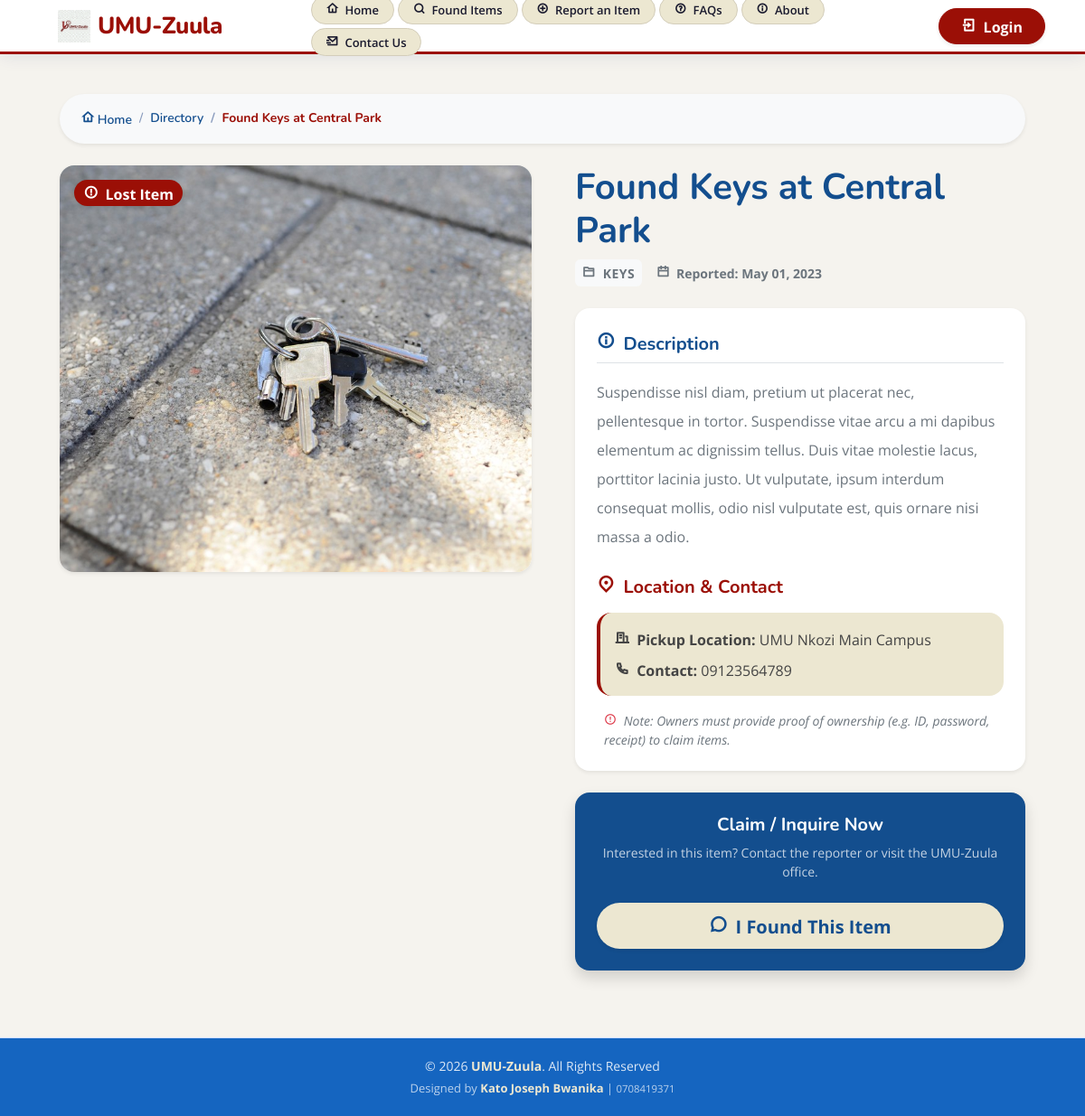
The app's page /?page=item_detail&id=1 with its own data.
### tables this page shows
CREATE TABLE `item_list` (
  `id` bigint(30) NOT NULL,
  `category_id` bigint(30) NOT NULL,
  `fullname` text NOT NULL,
  `title` text NOT NULL,
  `description` text NOT NULL,
  `contact` text NOT NULL,
  `image_path` text DEFAULT NULL,
  `status` tinyint(1) NOT NULL DEFAULT 0,
  `created_at` datetime NOT NULL DEFAULT current_timestamp(),
  `updated` datetime DEFAULT NULL ON UPDATE current_timestamp()
);

CREATE TABLE `category_list` (
  `id` bigint(30) NOT NULL,
  `name` text NOT NULL,
  `description` text NOT NULL,
  `status` tinyint(1) NOT NULL DEFAULT 1,
  `created_at` datetime NOT NULL DEFAULT current_timestamp(),
  `updated_at` datetime DEFAULT NULL ON UPDATE current_timestamp()
);

### classes/DBConnection.php (called while the page is built, shortened)
<?php
class DBConnection{
    private $host = DB_SERVER;
    private $username = DB_USERNAME;
    private $password = DB_PASSWORD;
    private $database = DB_NAME;
    public $conn;
    public $pdo;
    public function __construct(){
        if (!isset($this->conn)) {
            $this->conn = new mysqli($this->host, $this->username, $this->password, $this->database);
        }
        if (!isset($this->pdo)) {
            $dsn = "mysql:host={$this->host};dbname={$this->database};charset=utf8mb4";
            $options = [
                PDO::ATTR_ERRMODE            => PDO::ERRMODE_EXCEPTION,
                PDO::ATTR_DEFAULT_FETCH_MODE => PDO::FETCH_ASSOC,
                PDO::ATTR_EMULATE_PREPARES   => false,
            ];
            try {
                $this->pdo = new PDO($dsn, $this->username, $this->password, $options);
            } catch (\PDOException $e) {
                throw new \PDOException($e->getMessage(), (int)$e->getCode());
            }
        }
    }
}
?>

### config.php (called while the page is built, shortened)
<?php
require_once('classes/DBConnection.php');
require_once('classes/SystemSettings.php');
function validate_image($file){
    global $_settings;
	if(!empty($file)){
        $ex = explode("?",$file);
        $file = $ex[0];
        $ts = isset($ex[1]) ? "?".$ex[1] : '';
		if(is_file(base_app.$file)){
			return base_url.$file.$ts;
		}else{
			return base_url.($_settings->info('logo'));
		}
	}else{
		return base_url.($_settings->info('logo'));
	}
}
?>

### item_detail.php (the view, shortened to what this page needs)
<?php
require_once('classes/DBConnection.php');
$db = new DBConnection();
$id = isset($_GET['id']) ? (int)$_GET['id'] : 0;
$stmt = $db->pdo->prepare("SELECT i.*, c.name as category_name FROM item_list i LEFT JOIN category_list c ON i.category_id = c.id WHERE i.id = :id");
$stmt->execute([':id' => $id]);
$item = $stmt->fetch();
?>
<div class="container py-4">
    <nav aria-label="breadcrumb" class="mb-4">
        <ol class="breadcrumb bg-light p-3 rounded-pill shadow-sm px-4">
            <li class="breadcrumb-item"><a href="./" style="color:#134E8E;"><i class="ri-home-4-line"></i> Home</a></li>
            <li class="breadcrumb-item"><a href="./?page=items" style="color:#134E8E;">Directory</a></li>
            <li class="breadcrumb-item active fw-bold" aria-current="page" style="color:#9B0F06;"><?= htmlspecialchars($item['title']) ?></li>
        </ol>
    </nav>
    <div class="row g-4">
        <div class="col-lg-6">
            <div class="card border-0 shadow-sm rounded-4 overflow-hidden mb-3">
                <div class="position-absolute top-0 start-0 p-3 z-3">
                    <?php if($item['status'] == 1): ?>
                        <span class="badge rounded-pill fs-6 shadow-sm bg-danger">
                            <i class="ri-error-warning-line me-1"></i> Lost Item
                        </span>
                    <?php elseif($item['status'] == 2): ?>
                        <span class="badge rounded-pill fs-6 shadow-sm bg-success">
                            <i class="ri-checkbox-circle-line me-1"></i> Found Item
                        </span>
                    <?php elseif($item['status'] == 3): ?>
                        <span class="badge rounded-pill fs-6 shadow-sm bg-primary">
                            <i class="ri-checkbox-circle-line me-1"></i> Claimed / Resolved
                        </span>
                    <?php else: ?>
                        <span class="badge rounded-pill fs-6 shadow-sm bg-secondary">
                            <i class="ri-time-line me-1"></i> Pending Review
                        </span>
                    <?php endif; ?>
                </div>
                <?php if(!empty($item['image_path'])): ?>
                    <img src="<?= validate_image($item['image_path']) ?>" class="img-fluid w-100" style="height: 450px; object-fit: cover;">
                <?php else: ?>
                    <div class="d-flex align-items-center justify-content-center" style="height: 400px; background: #ECE7D1;">
                        <i class="ri-image-line" style="font-size: 5rem; color:#134E8E; opacity:0.3;"></i>
                    </div>
                <?php endif; ?>
            </div>
        </div>
        <div class="col-lg-6">
            <div class="ps-lg-4">
                <h1 class="fw-bold mb-2" style="color:#134E8E;"><?= htmlspecialchars($item['title']) ?></h1>
                <div class="d-flex align-items-center gap-3 text-muted mb-4 small fw-bold">
                    <span class="px-2 py-1 bg-light rounded text-uppercase" style="letter-spacing:0.5px;"><i class="ri-folder-2-line me-1"></i> <?= htmlspecialchars($item['category_name']) ?></span>
                    <span><i class="ri-calendar-line me-1"></i> Reported: <?= date("M d, Y", strtotime($item['created_at'])) ?></span>
                </div>
                <div class="card border-0 shadow-sm rounded-4 mb-4">
                    <div class="card-body p-4">
                        <h5 class="fw-bold mb-3 border-bottom pb-2" style="color:#134E8E;"><i class="ri-information-line me-1"></i> Description</h5>
                        <div class="lh-lg mb-4 text-muted">
                            <?= nl2br(htmlspecialchars_decode($item['description'])) ?>
                        </div>
                        <h5 class="fw-bold mb-3 mt-4" style="color:#9B0F06;"><i class="ri-map-pin-2-line me-1"></i> Location & Contact</h5>
                        <div class="p-3 rounded-4 border-start border-4" style="background:#ECE7D1; border-color:#9B0F06 !important;">
                            <p class="mb-2"><strong><i class="ri-building-line me-1"></i> Pickup Location:</strong> <?= htmlspecialchars($item['pickup_location'] ?? 'UMU Nkozi Main Campus') ?></p>
                            <p class="mb-0"><strong><i class="ri-phone-line me-1"></i> Contact:</strong> <?= htmlspecialchars($item['contact'] ?? 'Office of the Dean') ?></p>
                        </div>
                        <div class="mt-3 text-muted small px-2">
                            <i class="ri-error-warning-line me-1 text-danger"></i> <em>Note: Owners must provide proof of ownership (e.g. ID, password, receipt) to claim items.</em>
                        </div>
                    </div>
                </div>
                <div class="card border-0 shadow rounded-4 overflow-hidden" style="background:#134E8E;">
                    <div class="card-body p-4 text-center text-white">
                        <h5 class="fw-bold mb-2">Claim / Inquire Now</h5>
                        <p class="opacity-75 small mb-4">Interested in this item? Contact the reporter or visit the UMU-Zuula office.</p>
                        <?php if($item['status'] == 2): ?>
                            <button onclick="alert_toast('Feature Coming Soon! Please visit the office located at Nkozi Main Campus.')" class="btn btn-lg w-100 rounded-pill fw-bold shadow-sm" style="background:#ECE7D1; color:#134E8E;">
                                <i class="ri-question-answer-line me-1"></i> This is My Item
                            </button>
                        <?php else: ?>
                            <button onclick="alert_toast('Feature Coming Soon! Please contact the student/office directly.')" class="btn btn-lg w-100 rounded-pill fw-bold shadow-sm" style="background:#ECE7D1; color:#134E8E;">
                                <i class="ri-chat-3-line me-1"></i> I Found This Item
                            </button>
                        <?php endif; ?>
                    </div>
                </div>
            </div>
        </div>
    </div>
</div>

### assets/css/style.css (style rules this page uses)
:root { scroll-behavior: smooth; }
body { font-family: "Open Sans", sans-serif; background: #f6f9ff; color: #444444; }
a { color: #4154f1; text-decoration: none; }
h1, h2, h3, h4, h5, h6 { font-family: "Nunito", sans-serif; }
.card { margin-bottom: 30px; border: none; border-radius: 5px; box-shadow: 0px 0 30px rgba(1, 41, 112, 0.1); }
.card-body { padding: 0 20px 20px 20px; }
.breadcrumb { font-size: 14px; font-family: "Nunito", sans-serif; color: #899bbd; font-weight: 600; }
.breadcrumb a { color: #899bbd; transition: 0.3s; }
.breadcrumb .breadcrumb-item::before { color: #899bbd; }
.breadcrumb .active { color: #51678f; font-weight: 600; }

### assets/css/custom.css (style rules this page uses)
:root { --zuula-primary: #9B0F06; --zuula-secondary: #134E8E; --zuula-accent: #ECE7D1; --zuula-dark: #1a1a2e; --zuula-text: #2d2d2d; }
.card { border: none !important; border-radius: 16px !important; overflow: hidden; transition: transform 0.3s ease, box-shadow 0.3s ease; }
body { background-color: #f5f3ee !important; }
.badge.bg-danger { background: var(--zuula-primary) !important; }
.card { animation: fadeInUp 0.5s ease-out; }

### records on screen
item_list: title "Found Keys at Central Park", image_path (picture), category.name "KEYS", created_at "May 01, 2023", description "Suspendisse nisl diam, pretium ut placerat nec, pellentesque in tortor. Suspendisse vitae arcu a mi dapibus elementum ac dignissim tellus. Duis vitae molestie lacus, porttitor lacinia justo. Ut vulputate, ipsum interdum consequat mollis, odio nisl vulputate est, quis ornare nisi massa a odio.", contact "09123564789"

### other values on screen
$_settings->info('short_name') "UMU-Zuula"
$item['pickup_location'] "UMU Nkozi Main Campus"
